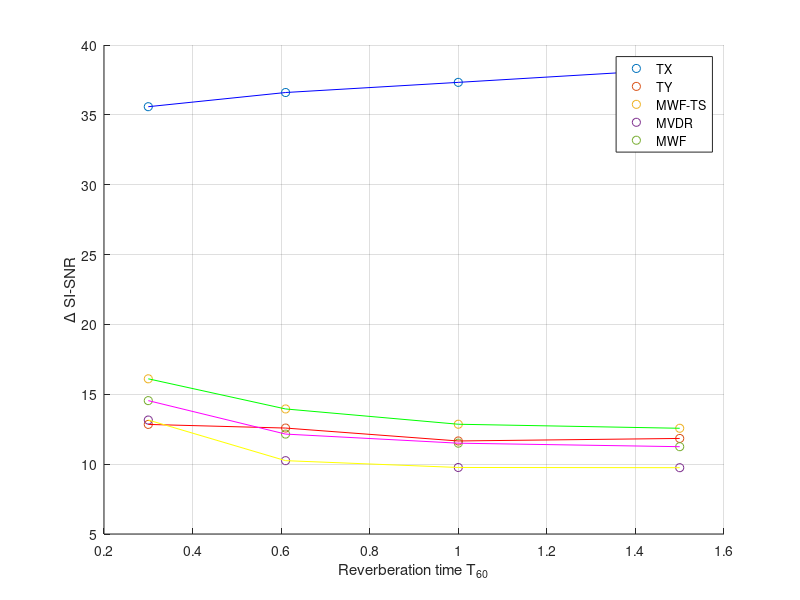
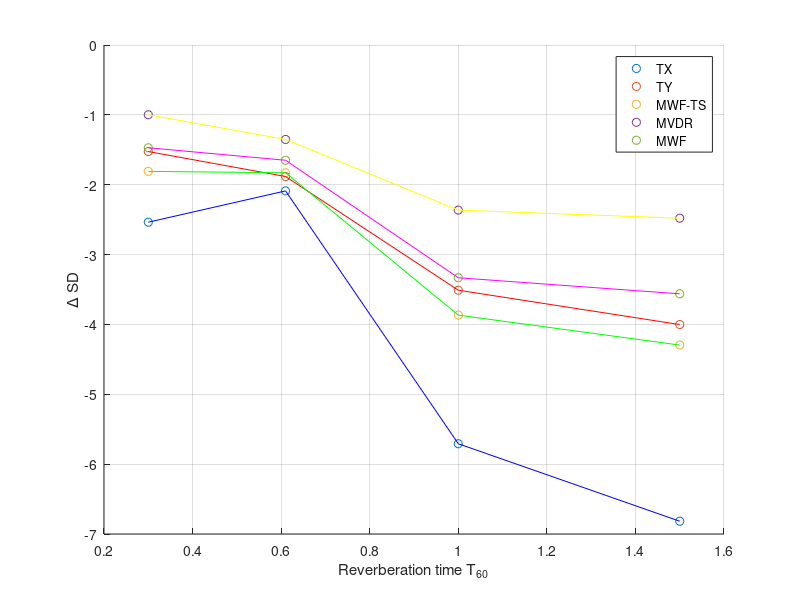
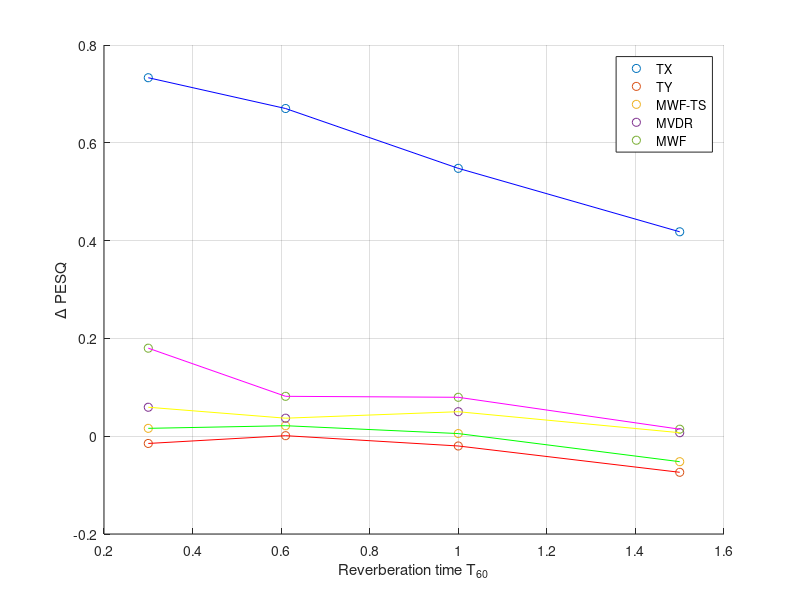
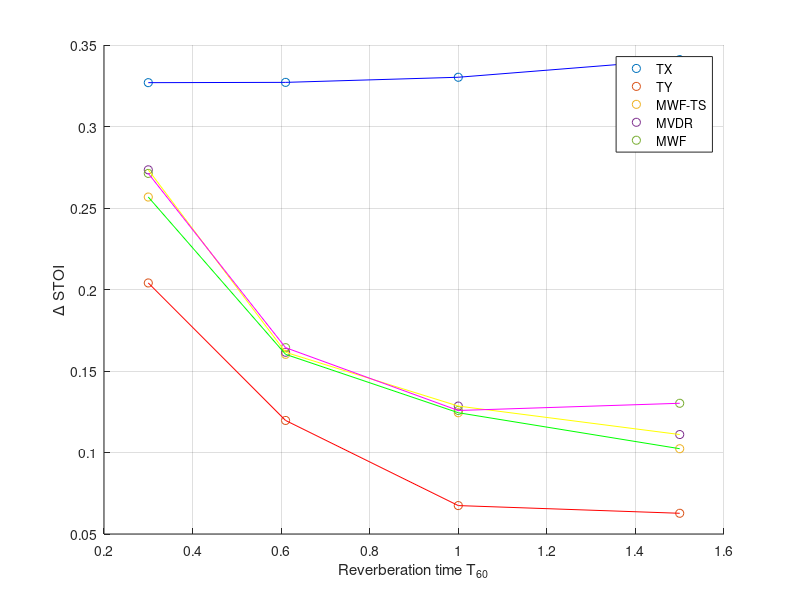

MATLAB code to generate these figures, in order:
% SI SNR
TX = [35.5845	36.59946312	37.32580338	38.27087806];
TY=[12.84361998	12.5831808	11.65860655	11.83958886];
MWF_TS = [16.10784653	13.9506287	12.85623061	12.56780414];
MVDR = [13.15712074	10.24961724	9.761718842	9.746179091];
MWF = [14.54639209	12.15157407	11.50110777	11.24994712];
rev = [ 0.3 0.61 1 1.5];
figure;
scatter(rev,TX,'bd');hold on
scatter(rev,TY,'ro');hold on
scatter(rev,MWF_TS,'gx');hold on
scatter(rev,MVDR,'ys');hold on
scatter(rev,MWF,'mh');hold on
plot(rev,TX,'b',rev,TY,'r',rev,MWF_TS,'g',rev,MVDR,'y',rev,MWF,'m');
grid on
ylabel('\Delta SI-SNR');xlabel('Reverberation time T_{60}')
legend('TX','TY','MWF-TS','MVDR','MWF');

%% SD

TX = [-2.5365	-2.088595544	-5.707866112	-6.816831946];
TY=[-1.525045737	-1.882834393	-3.509968279	-4.0017852887];
MWF_TS = [-1.809007558	-1.829196714	-3.866680214	-4.295345695];
MVDR = [-0.998869251	-1.352074972	-2.36346076	-2.479337352];
MWF = [-1.471092028	-1.649877328	-3.331805139	-3.561520455];
rev = [ 0.3 0.61 1 1.5];
figure;
scatter(rev,TX,'bd');hold on
scatter(rev,TY,'ro');hold on
scatter(rev,MWF_TS,'gx');hold on
scatter(rev,MVDR,'ys');hold on
scatter(rev,MWF,'mh');hold on
plot(rev,TX,'b',rev,TY,'r',rev,MWF_TS,'g',rev,MVDR,'y',rev,MWF,'m');
grid on
ylabel('\Delta SD');xlabel('Reverberation time T_{60}')
legend('TX','TY','MWF-TS','MVDR','MWF');
%% PESQ
TX = [0.7331 0.670112133 0.547781229 0.4180305];
TY=[-0.014835	0.001072407	-0.020002484	-0.073816776];
MWF_TS = [0.016083121	0.021450043	0.005393505	-0.0521207];
MVDR = [0.059222102	0.036840916	0.050082326	0.007158637];
MWF = [0.18	0.081570029	0.079578519	0.014341474];
rev = [ 0.3 0.61 1 1.5];
figure;
scatter(rev,TX,'bd');hold on
scatter(rev,TY,'ro');hold on
scatter(rev,MWF_TS,'gx');hold on
scatter(rev,MVDR,'ys');hold on
scatter(rev,MWF,'mh');hold on
plot(rev,TX,'b',rev,TY,'r',rev,MWF_TS,'g',rev,MVDR,'y',rev,MWF,'m');
grid on
ylabel('\Delta PESQ');xlabel('Reverberation time T_{60}')
legend('TX','TY','MWF-TS','MVDR','MWF');
%% STOI
TX = [0.3269	0.327075891	0.330213299	0.341039141];
TY=[0.204019538	0.119662622	0.067437486	0.062716232];
MWF_TS = [0.256726437	0.160233238	0.124401907	0.102325903];
MVDR = [0.273428319	0.161486353	0.128489504	0.111021029];
MWF = [0.271222625	0.164325844	0.125776705	0.130200012];
rev = [ 0.3 0.61 1 1.5];
figure;
scatter(rev,TX,'bd');hold on
scatter(rev,TY,'ro');hold on
scatter(rev,MWF_TS,'gx');hold on
scatter(rev,MVDR,'ys');hold on
scatter(rev,MWF,'mh');hold on
plot(rev,TX,'b',rev,TY,'r',rev,MWF_TS,'g',rev,MVDR,'y',rev,MWF,'m');
grid on
ylabel('\Delta STOI');xlabel('Reverberation time T_{60}')
legend('TX','TY','MWF-TS','MVDR','MWF');


